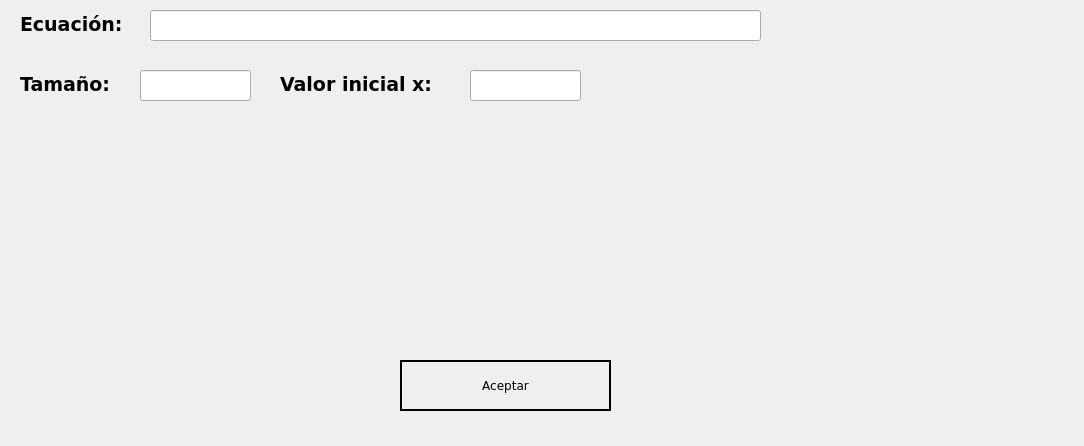
<?xml version="1.0" encoding="UTF-8"?>
<ui version="4.0">
 <class>Dialog</class>
 <widget class="QDialog" name="Dialog">
  <property name="geometry">
   <rect>
    <x>0</x>
    <y>0</y>
    <width>1084</width>
    <height>446</height>
   </rect>
  </property>
  <property name="windowTitle">
   <string>Dialog</string>
  </property>
  <widget class="QLineEdit" name="valorT">
   <property name="geometry">
    <rect>
     <x>140</x>
     <y>70</y>
     <width>111</width>
     <height>31</height>
    </rect>
   </property>
   <property name="font">
    <font>
     <pointsize>16</pointsize>
    </font>
   </property>
   <property name="text">
    <string/>
   </property>
  </widget>
  <widget class="QLineEdit" name="ecuacion">
   <property name="geometry">
    <rect>
     <x>150</x>
     <y>10</y>
     <width>611</width>
     <height>31</height>
    </rect>
   </property>
   <property name="font">
    <font>
     <pointsize>12</pointsize>
    </font>
   </property>
   <property name="text">
    <string/>
   </property>
  </widget>
  <widget class="QLabel" name="label_8">
   <property name="geometry">
    <rect>
     <x>280</x>
     <y>70</y>
     <width>191</width>
     <height>28</height>
    </rect>
   </property>
   <property name="font">
    <font>
     <family>Verdana</family>
     <pointsize>14</pointsize>
     <weight>75</weight>
     <bold>true</bold>
    </font>
   </property>
   <property name="text">
    <string>Valor inicial x:</string>
   </property>
  </widget>
  <widget class="QLabel" name="label_7">
   <property name="geometry">
    <rect>
     <x>20</x>
     <y>70</y>
     <width>121</width>
     <height>28</height>
    </rect>
   </property>
   <property name="font">
    <font>
     <family>Verdana</family>
     <pointsize>14</pointsize>
     <weight>75</weight>
     <bold>true</bold>
    </font>
   </property>
   <property name="text">
    <string>Tamaño:</string>
   </property>
  </widget>
  <widget class="QLabel" name="label_6">
   <property name="geometry">
    <rect>
     <x>20</x>
     <y>10</y>
     <width>161</width>
     <height>28</height>
    </rect>
   </property>
   <property name="font">
    <font>
     <family>Verdana</family>
     <pointsize>14</pointsize>
     <weight>75</weight>
     <bold>true</bold>
    </font>
   </property>
   <property name="text">
    <string>Ecuación:</string>
   </property>
  </widget>
  <widget class="QLineEdit" name="valorA1">
   <property name="geometry">
    <rect>
     <x>470</x>
     <y>70</y>
     <width>111</width>
     <height>31</height>
    </rect>
   </property>
   <property name="font">
    <font>
     <pointsize>16</pointsize>
    </font>
   </property>
   <property name="text">
    <string/>
   </property>
  </widget>
  <widget class="QLabel" name="resultadolabel">
   <property name="geometry">
    <rect>
     <x>40</x>
     <y>160</y>
     <width>941</width>
     <height>141</height>
    </rect>
   </property>
   <property name="font">
    <font>
     <family>Verdana</family>
     <pointsize>16</pointsize>
     <weight>75</weight>
     <bold>true</bold>
    </font>
   </property>
   <property name="text">
    <string/>
   </property>
   <property name="wordWrap">
    <bool>true</bool>
   </property>
  </widget>
  <widget class="QPushButton" name="btnaceptar">
   <property name="geometry">
    <rect>
     <x>400</x>
     <y>360</y>
     <width>211</width>
     <height>51</height>
    </rect>
   </property>
   <property name="font">
    <font>
     <family>Verdana</family>
     <underline>false</underline>
     <strikeout>false</strikeout>
    </font>
   </property>
   <property name="styleSheet">
    <string notr="true">QPushButton{
  width: 200px;
  padding: 8px;
  color: black;
  border: 2px solid black;
  text-align: center;
  outline: none;
  text-decoration: none;
}
QPushButton:hover{
 background-color: #fff;
  color: #000;

}</string>
   </property>
   <property name="text">
    <string>Aceptar</string>
   </property>
  </widget>
 </widget>
 <resources/>
 <connections/>
</ui>
